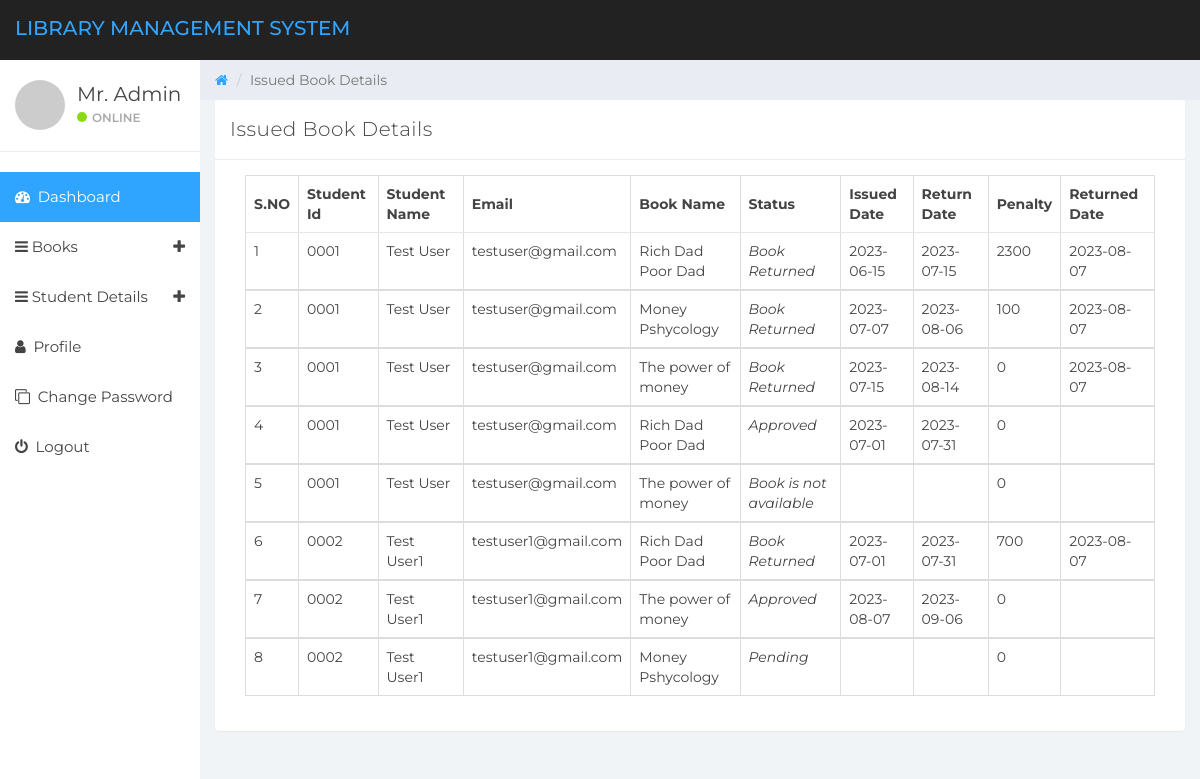
Screenshot of /issued-book-details.php (signed in) with the database file from the repository.
### tables this page shows
CREATE TABLE `book_issue_request` (
  `id` int(255) NOT NULL,
  `studentID` varchar(255) NOT NULL,
  `fullName` varchar(255) NOT NULL,
  `email` varchar(255) NOT NULL,
  `bookName` varchar(255) NOT NULL,
  `status` int(11) NOT NULL,
  `issueDate` date DEFAULT NULL,
  `returnDate` date DEFAULT NULL,
  `returnedDate` date DEFAULT NULL,
  `penalty` int(11) NOT NULL DEFAULT 0
);

### issued-book-details.php (the view, shortened to what this page needs)
<?php
	if (strlen($_SESSION['detsuid']==0)) {
  		header('location:logout.php');
	}else{
?>
<!DOCTYPE html>
<html>
<head>
	<link href="css/bootstrap.min.css" rel="stylesheet">
	<link href="css/font-awesome.min.css" rel="stylesheet">
	<link href="css/datepicker3.css" rel="stylesheet">
	<link href="css/styles.css" rel="stylesheet">
</head>
<body>
	<?php include_once('includes/header.php');?>
	<?php include_once('includes/sidebar.php');?>
	<div class="col-sm-9 col-sm-offset-3 col-lg-10 col-lg-offset-2 main">
		<div class="row">
			<ol class="breadcrumb">
				<li>
					<a href="#"><em class="fa fa-home"></em></a>
				</li>
				<li class="active">Issued Book Details</li>
			</ol>
		</div>
		<div class="row">
			<div class="col-lg-12">
				<div class="panel panel-default">
					<div class="panel-heading">Issued Book Details</div>
					<div class="panel-body">
						<div class="col-md-12">
							<div class="table-responsive">
								<table class="table table-bordered mg-b-0">
									<thead>
										<tr>
											<th>S.NO</th>
											<th>Student Id</th>
											<?php
												if (isset($_SESSION['userType']) && $_SESSION['userType'] == 1) {
													echo"<th>Student Name</th>";
													echo"<th>Email</th>";
												}
											?>
											<th>Book Name</th>
											<th>Status</th>
											<th>Issued Date</th>
											<th>Return Date</th>
											<th>Penalty</th>
											<th>Returned Date</th>
										</tr>
									</thead>
									<?php
										$userid=$_SESSION['detsuid'];
										if (isset($_SESSION['userType']) && $_SESSION['userType'] == 1) {
											$ret=mysqli_query($con,"select * from`book_issue_request`");
										}else{
											$ret=mysqli_query($con,"select * from`book_issue_request` where studentID='$userid'");
										}
										$cnt=1;
										while ($row=mysqli_fetch_array($ret)) {
									?>
									<tbody>
										<tr>
											<td><?php echo $cnt;?></td>
											<td><?php echo $row['studentID'];?></td>
											<?php
												if (isset($_SESSION['userType']) && $_SESSION['userType'] == 1) {
													echo"<td>".$row['fullName']."</td>";
													echo"<td>".$row['email']."</td>";
												}
											?>
											<td><?php echo $row['bookName'];?></td>
											<?php
												if($row['status'] == 1){
													echo "<td><em>Approved</em></td>";
												}elseif($row['status'] == 2) {
													echo "<td><em>Book is not available<em></td>";
												}elseif($row['status'] == 0){
													echo"<td><em>Pending<em></td>";
												}elseif($row['status'] == 3){
													echo"<td><em>Book Returned<em></td>";
												}else{}
											?>
											<td><?php echo $row['issueDate'];?></td>
											<td><?php echo $row['returnDate'];?></td>
											<td><?php echo $row['penalty'];?></td>
											<td><?php echo $row['returnedDate'];?></td>
										</tr>
										<?php
												$cnt=$cnt+1;
											}
										?>
									</tbody>
								</table>
							</div>
						</div>
					</div>
				</div>
			</div>
		</div>
	</div>
</body>
</html>
<?php } ?>

### includes/header.php (shortened to what this page needs)
<nav class="navbar navbar-custom navbar-fixed-top" role="navigation">
        <div class="container-fluid">
            <div class="navbar-header">
                    <?php
                        if (isset($_SESSION['userType']) && $_SESSION['userType'] == 1) {
                            echo "<a class='navbar-brand' href='admin-dashboard.php'><span>Library Management System</span></a>";
                        }else{
                            echo "<a class='navbar-brand' href='student-dashboard.php'><span>Library Management System</span></a>";
                        }
                    ?>
            </div>
        </div>
    </nav>

### includes/sidebar.php (shortened to what this page needs)
<?php
    include('includes/dbconnection.php');
?>
<div id="sidebar-collapse" class="col-sm-3 col-lg-2 sidebar">
    <div class="profile-sidebar">
        <div class="profile-userpic">
            <img src="http://placehold.it/50/30a5ff/fff" class="img-responsive" alt="">
        </div>
        <div class="profile-usertitle">
            <?php
                $uid=$_SESSION['detsuid'];
                if(isset($_SESSION['userType']) && $_SESSION['userType'] == 1){
                    $admin_login = mysqli_query($con,"select fullName from login_details where id='$uid'");
                    $admin_result = mysqli_fetch_array($admin_login);
                    $name=$admin_result['fullName'];
                }else{
                    $student_login = mysqli_query($con,"select fullName from student_details where id='$uid'");
                    $student_result = mysqli_fetch_array($student_login);
                    $name=$student_result['fullName'];
                }
            ?>
            <div class="profile-usertitle-name"><?php echo $name; ?></div>
            <div class="profile-usertitle-status"><span class="indicator label-success"></span>Online</div>
        </div>
    </div>
    <ul class="nav menu">
        <?php
            if(isset($_SESSION['userType']) && $_SESSION['userType'] == 1){
        ?>
        <li class="active"><a href="admin-dashboard.php"><em class="fa fa-dashboard">&nbsp;</em> Dashboard</a></li>
        <?php } else{ ?>
            <li class="active"><a href="student-dashboard.php"><em class="fa fa-dashboard">&nbsp;</em> Dashboard</a></li>
        <?php }?>
        <li class="parent ">
            <a data-toggle="collapse" href="#sub-item-1">
                <em class="fa fa-navicon">&nbsp;</em>Books <span data-toggle="collapse" href="#sub-item-1" class="icon pull-right"><em class="fa fa-plus"></em></span>
            </a>
        </li>
        <?php
            if(isset($_SESSION['userType']) && $_SESSION['userType'] == 1){
        ?>
        <li class="parent ">
            <a data-toggle="collapse" href="#sub-item-2">
                <em class="fa fa-navicon">&nbsp;</em>Student Details<span data-toggle="collapse" href="#sub-item-1" class="icon pull-right"><em class="fa fa-plus"></em></span>
            </a>
        </li>
        <?php }?>
        <li>
            <a href="user-profile.php"><em class="fa fa-user">&nbsp;</em> Profile</a>
        </li>
        <li>
            <a href="change-password.php"><em class="fa fa-clone">&nbsp;</em> Change Password</a>
        </li>
        <li>
            <a href="logout.php"><em class="fa fa-power-off">&nbsp;</em> Logout</a>
        </li>
    </ul>
</div>

### css/styles.css (style rules this page uses)
body { background: #f1f4f7; padding-top: 60px; font-size: 14px; color: #444444; font-family: "Montserrat", "Helvetica Neue", Helvetica, Arial, sans-serif; }
a, a:hover, a:focus { color: #30a5ff; }
.navbar-custom { background: #222; height: 60px; }
.navbar-header .navbar-brand { color: #fff; font-size: 20px; text-transform: uppercase; font-weight: 500; height: 60px; padding-top: 18px; }
.navbar-header .navbar-brand span { color: #30a5ff; }
.label-success { background-color: #8ad919; }
.panel { border: 0; }
.panel-heading { font-size: 20px; font-weight: 300; letter-spacing: 0.025em; height: 60px; line-height: 38px; }
.panel-default .panel-heading { background: #fff; border-bottom: 1px solid #e9ecf2; color: #444444; }
.navbar { border: 0; }
.sidebar { display: block; padding: 0; display: none; box-shadow: none; background: #fff; }
.sidebar ul { margin: 20px 0px; }
@media (min-width: 768px) { .sidebar { display: block; position: fixed; top: 60px; bottom: 0; left: 0; z-index: 1000; display: block; margin: 0; padding: 0; overflow-x: hidden; overflow-y: auto; } }
@media (min-width: 768px) { .navbar-header { width: 100%; } }
.sidebar ul.nav .active a, .sidebar ul.nav li.parent a.active, .sidebar ul.nav .active > a:hover, .sidebar ul.nav li.parent a.active:hover, .sidebar ul.nav .active > a:focus, .sidebar ul.nav li.parent a.active:focus { color: #fff; background-color: #30a5ff; }
.sidebar ul.nav li a { height: 50px; font-size: 15px; line-height: 2em; color: #444444; }
.profile-sidebar { padding: 10px 0; border-bottom: 1px solid #e9ecf2; }
.indicator { width: 10px; height: 10px; display: inline-block; border-radius: 9999px; margin-right: 5px; }
.profile-userpic img { float: left; margin: 10px 0px 0px 15px; width: 50px; height: 50px; border-radius: 9999px !important; }
.profile-usertitle { float: left; text-align: left; margin: 10px 0 0 12px; }
.profile-usertitle-name { font-size: 20px; margin-bottom: 0px; }
.profile-usertitle-status { text-transform: uppercase; color: #AAA; font-size: 12px; font-weight: 600; margin-bottom: 15px; }
.breadcrumb { border-radius: 0; padding: 10px 15px 10px 15px; background: #e9ecf2; margin: 0; }
.table { background: #fff; }
.table > thead > tr > th { border-bottom: 1px solid #e6e7e8; vertical-align: middle; height: 50px; }

### rows the page displays
book_issue_request: studentID "0001", fullName "Test User", email "testuser@gmail.com", bookName "Rich Dad Poor Dad", status "Book Returned", issueDate "2023-06-15", returnDate "2023-07-15", penalty "2300", returnedDate "2023-08-07"
book_issue_request: studentID "0001", fullName "Test User", email "testuser@gmail.com", bookName "Money Pshycology", status "Book Returned", issueDate "2023-07-07", returnDate "2023-08-06", penalty "100", returnedDate "2023-08-07"
book_issue_request: studentID "0001", fullName "Test User", email "testuser@gmail.com", bookName "The power of money", status "Book Returned", issueDate "2023-07-15", returnDate "2023-08-14", penalty "0", returnedDate "2023-08-07"
book_issue_request: studentID "0001", fullName "Test User", email "testuser@gmail.com", bookName "Rich Dad Poor Dad", status "Approved", issueDate "2023-07-01", returnDate "2023-07-31", penalty "0"
book_issue_request: studentID "0001", fullName "Test User", email "testuser@gmail.com", bookName "The power of money", status "Book is not available", penalty "0"
book_issue_request: studentID "0002", fullName "Test User1", email "testuser1@gmail.com", bookName "Rich Dad Poor Dad", status "Book Returned", issueDate "2023-07-01", returnDate "2023-07-31", penalty "700", returnedDate "2023-08-07"
book_issue_request: studentID "0002", fullName "Test User1", email "testuser1@gmail.com", bookName "The power of money", status "Approved", issueDate "2023-08-07", returnDate "2023-09-06", penalty "0"
book_issue_request: studentID "0002", fullName "Test User1", email "testuser1@gmail.com", bookName "Money Pshycology", status "Pending", penalty "0"

### other values shown
$name "Mr. Admin"
